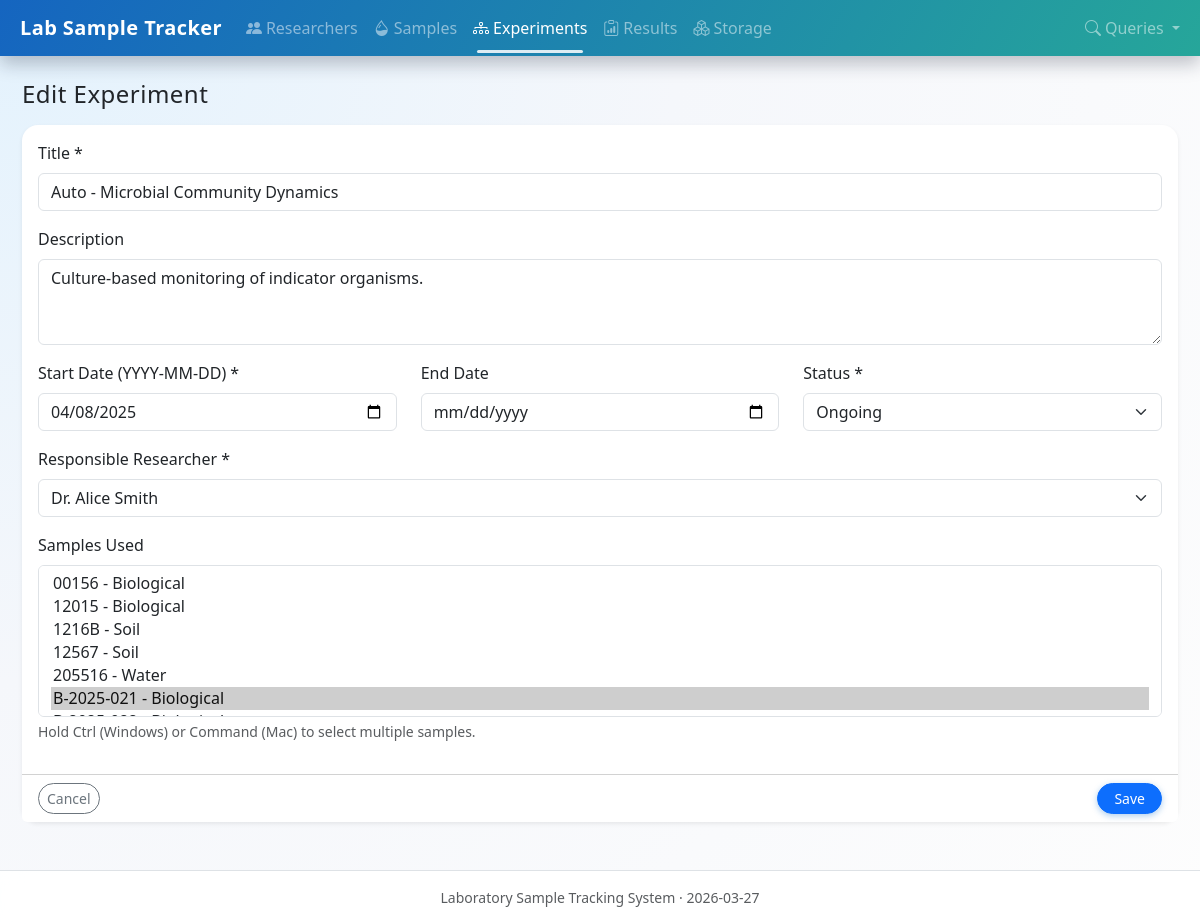
Screenshot of /experiments/6/edit with the database file from the repository.
### tables this page shows
CREATE TABLE experiment (
            id              INTEGER PRIMARY KEY AUTOINCREMENT,
            title           TEXT NOT NULL,
            description     TEXT,
            start_date      TEXT NOT NULL,
            end_date        TEXT,
            status          TEXT NOT NULL,
            researcher_id   INTEGER NOT NULL,
            FOREIGN KEY (researcher_id) REFERENCES researcher(id) ON DELETE RESTRICT
        );

CREATE TABLE researcher (
            id              INTEGER PRIMARY KEY AUTOINCREMENT,
            name            TEXT NOT NULL,
            email           TEXT UNIQUE NOT NULL,
            role            TEXT NOT NULL,
            department      TEXT NOT NULL
        );

### app.py (the view, shortened to what this page needs)
@app.route("/experiments/<int:experiment_id>/edit", methods=["GET", "POST"])
def edit_experiment(experiment_id: int):
    conn = get_connection()
    cur = conn.cursor()
    cur.execute("SELECT * FROM experiment WHERE id = ?;", (experiment_id,))
    experiment = cur.fetchone()
    if not experiment:
        conn.close()
        flash("Experiment not found.", "warning")
        return redirect(url_for("list_experiments"))
    cur.execute("SELECT sample_id FROM experiment_sample WHERE experiment_id = ?;", (experiment_id,))
    selected_sample_ids = [row["sample_id"] for row in cur.fetchall()]
    conn.close()
    researchers = _load_researchers()
    samples = _load_samples()
    return render_template(
        "experiments/form.html",
        experiment=experiment,
        researchers=researchers,
        samples=samples,
        selected_sample_ids=selected_sample_ids,
    )

### app.py (called while the page is built)
@app.context_processor
def inject_now() -> Dict[str, Any]:
    return {"now": datetime.now()}

def _load_researchers() -> List[Any]:
    conn = get_connection()
    cur = conn.cursor()
    cur.execute("SELECT * FROM researcher ORDER BY name;")
    researchers = cur.fetchall()
    conn.close()
    return researchers

def _load_samples() -> List[Any]:
    conn = get_connection()
    cur = conn.cursor()
    cur.execute("SELECT * FROM sample ORDER BY sample_code;")
    samples = cur.fetchall()
    conn.close()
    return samples

### db.py (called while the page is built)
def get_connection():
    conn = sqlite3.connect(DB_PATH)
    conn.row_factory = sqlite3.Row
    conn.execute("PRAGMA foreign_keys = ON;")
    return conn

### templates/experiments/form.html (shortened to what this page needs)
{% extends "base.html" %}
{% block content %}
<h2 class="h4 mb-3">
  {% if experiment %}Edit Experiment{% else %}Add Experiment{% endif %}
</h2>
<form method="post" class="card border-0 shadow-sm">
  <div class="card-body">
    <div class="mb-3">
      <label class="form-label">Title *</label>
      <input type="text" name="title" class="form-control"
             value="{{ experiment.title if experiment else '' }}" required>
    </div>
    <div class="mb-3">
      <label class="form-label">Description</label>
      <textarea name="description" class="form-control" rows="3">{{ experiment.description if experiment else '' }}</textarea>
    </div>
    <div class="row">
      <div class="col-md-4 mb-3">
        <label class="form-label">Start Date (YYYY-MM-DD) *</label>
        <input type="date" name="start_date" class="form-control"
               value="{{ experiment.start_date if experiment else '' }}" required>
      </div>
      <div class="col-md-4 mb-3">
        <label class="form-label">End Date</label>
        <input type="date" name="end_date" class="form-control"
               value="{{ experiment.end_date if experiment and experiment.end_date else '' }}">
      </div>
      <div class="col-md-4 mb-3">
        <label class="form-label">Status *</label>
        <select name="status" class="form-select" required>
          {% set current_status = experiment.status if experiment else 'Ongoing' %}
          {% for st in ['Planned', 'Ongoing', 'Completed', 'Cancelled'] %}
            <option value="{{ st }}" {% if current_status == st %}selected{% endif %}>{{ st }}</option>
          {% endfor %}
        </select>
      </div>
    </div>
    <div class="mb-3">
      <label class="form-label">Responsible Researcher *</label>
      <select name="researcher_id" class="form-select" required>
        {% for r in researchers %}
          <option value="{{ r.id }}"
                  {% if experiment and experiment.researcher_id == r.id %}selected{% endif %}>
            {{ r.name }}
          </option>
        {% endfor %}
      </select>
    </div>
    <div class="mb-3">
      <label class="form-label">Samples Used</label>
      <select name="sample_ids" class="form-select" multiple size="6">
        {% for s in samples %}
          <option value="{{ s.id }}"
                  {% if s.id in selected_sample_ids %}selected{% endif %}>
            {{ s.sample_code }} - {{ s.sample_type }}
          </option>
        {% endfor %}
      </select>
      <div class="form-text">
        Hold Ctrl (Windows) or Command (Mac) to select multiple samples.
      </div>
    </div>
  </div>
  <div class="card-footer bg-white d-flex justify-content-between">
    <a href="{{ url_for('list_experiments') }}" class="btn btn-outline-secondary btn-sm">Cancel</a>
    <button type="submit" class="btn btn-primary btn-sm">Save</button>
  </div>
</form>
{% endblock %}

### static/style.css (style rules this page uses)
body { font-family: system-ui, -apple-system, BlinkMacSystemFont, "Segoe UI", sans-serif; background: radial-gradient(circle at top left, #e3f2fd 0, #f5f7fb 45%, #fdfdfd 100%); min-height: 100vh; }
h1, h2, h3, .navbar-brand { letter-spacing: 0.02em; }
.card { border-radius: 1rem; transition: transform 0.12s ease, box-shadow 0.12s ease; }
.btn-primary { border-radius: 999px; padding-inline: 1rem; box-shadow: 0 2px 6px rgba(25, 118, 210, 0.35); transition: transform 0.1s ease, box-shadow 0.1s ease; }
.btn-outline-secondary, .btn-outline-danger { border-radius: 999px; }

### rows the page displays
experiment: title "Auto - Microbial Community Dynamics", description "Culture-based monitoring of indicator organisms.", start_date "04/08/2025", status "Ongoing", researcher_id "Dr. Alice Smith"

### other values shown
form field sample_ids "00156 - Biological / 12015 - Biological / 1216B - Soil / 12567 - Soil / 205516 - Water / B-2025-021 - Biological ☑"
